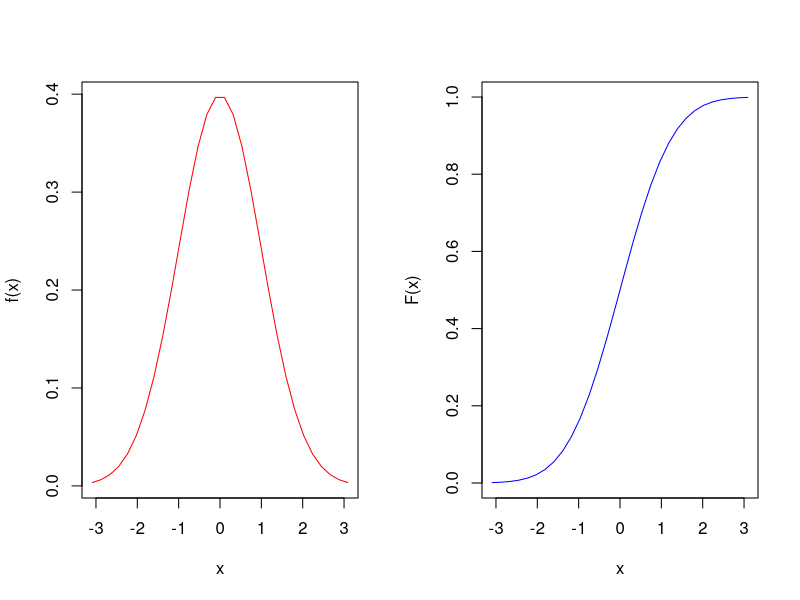
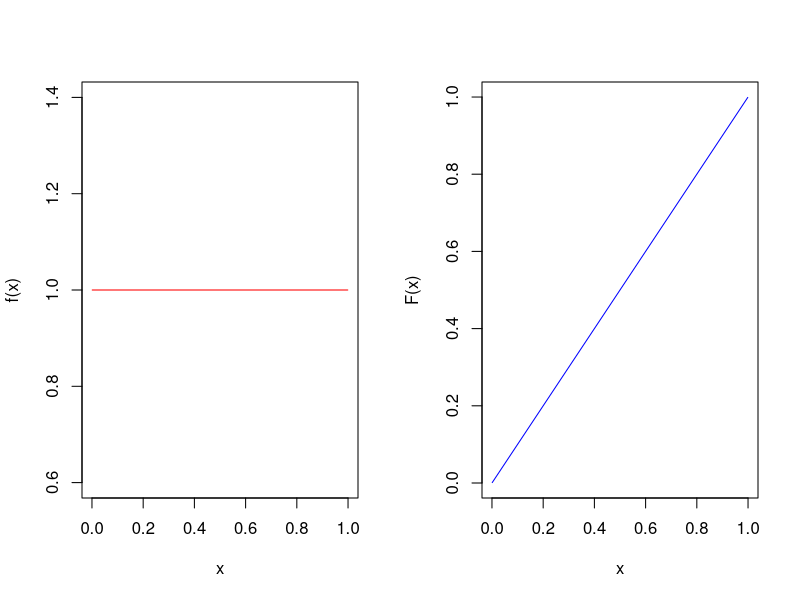
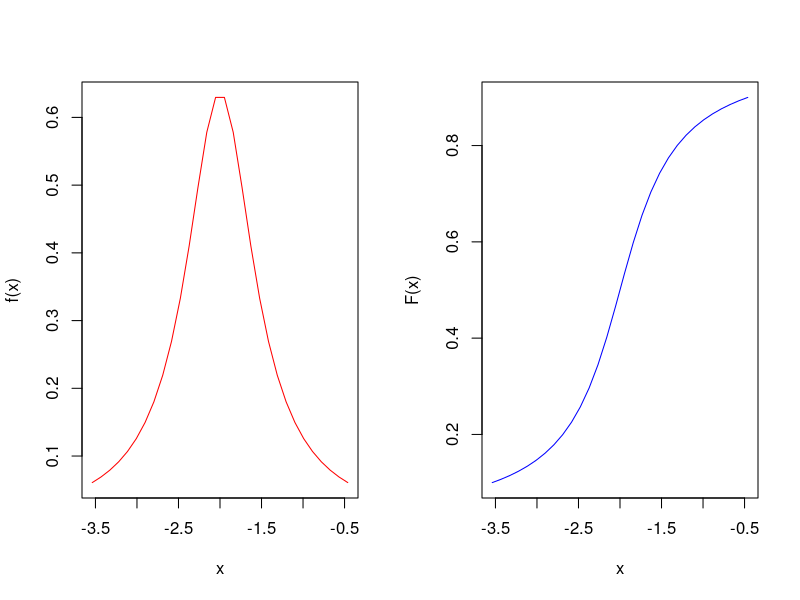
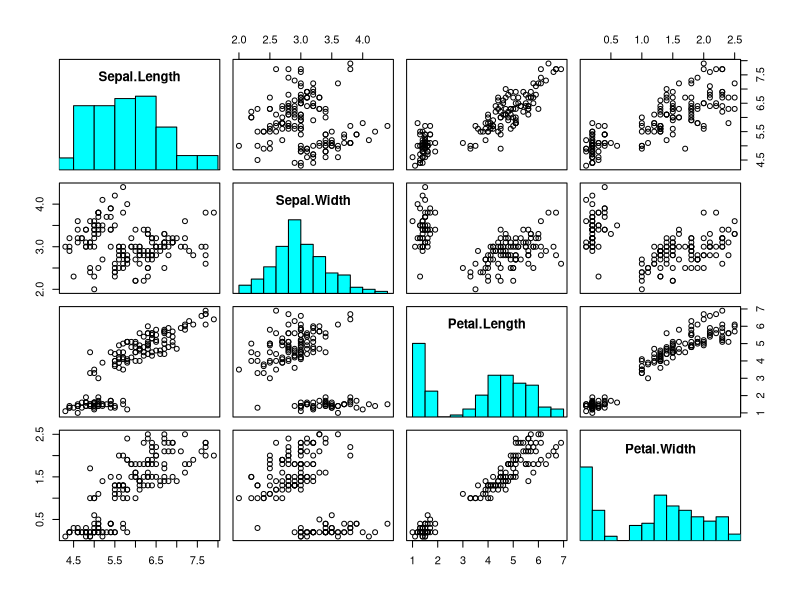
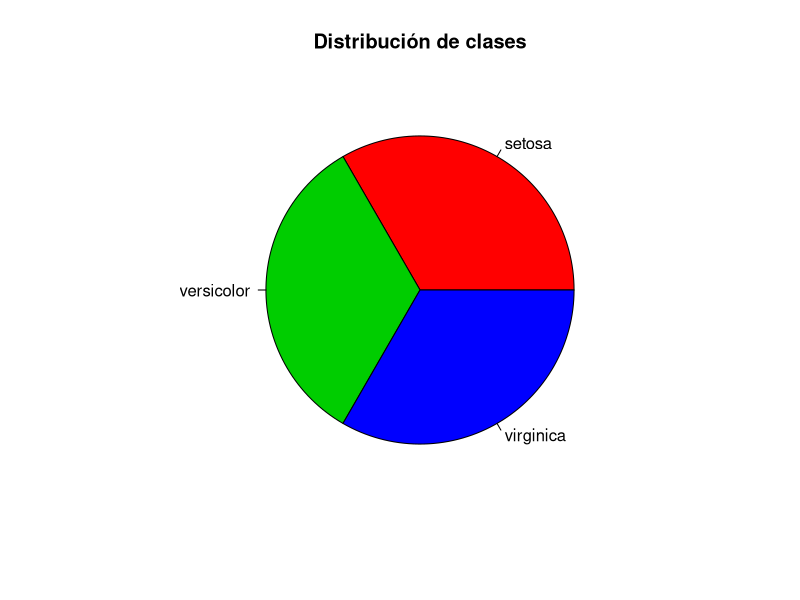
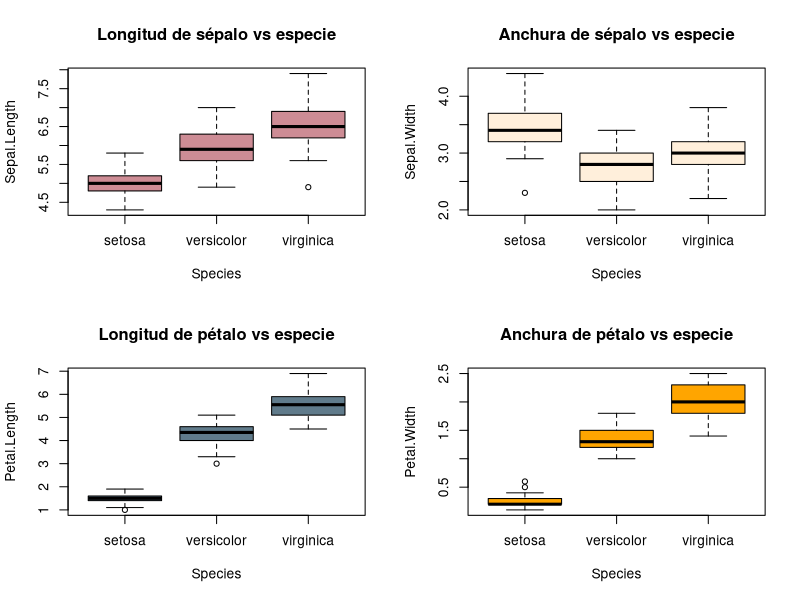
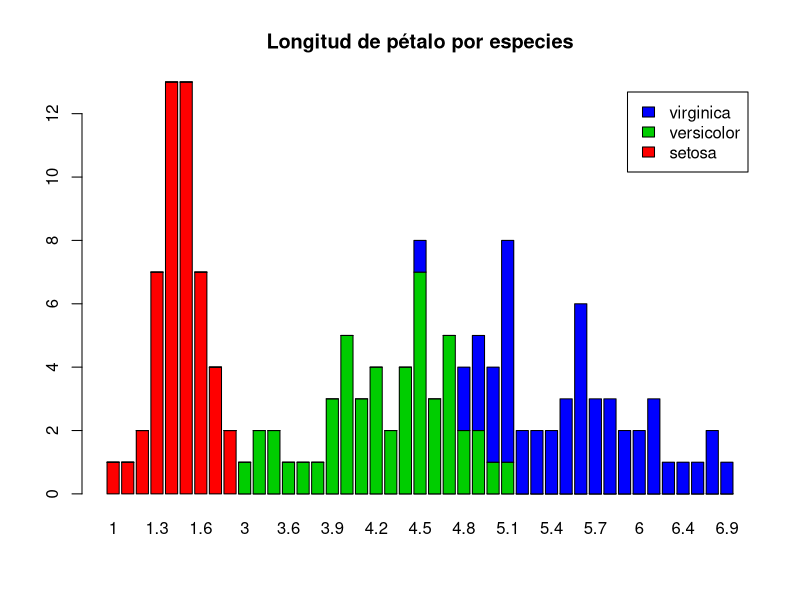
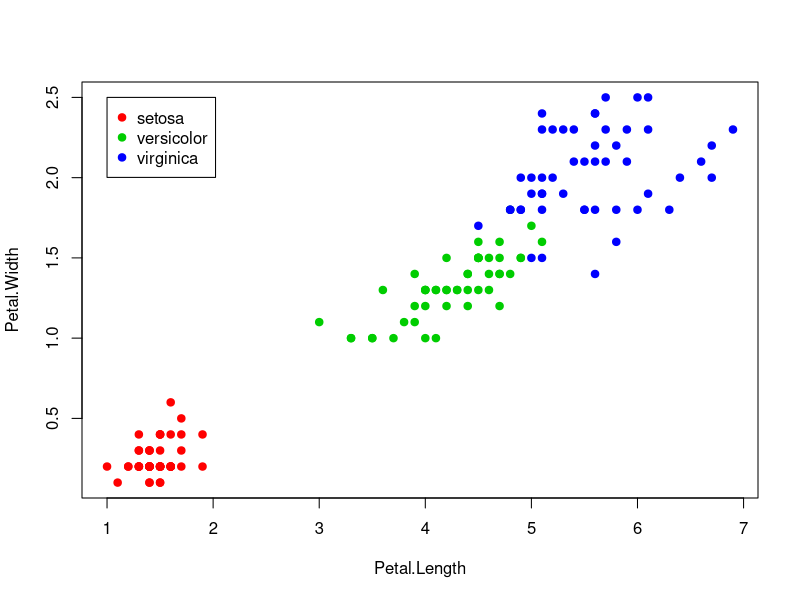

These charts were generated, in order, by the following R code:
## ---- chunk 1
# Dibuja la función de densidad y de distribución de una normal estándar
dibuja_normal <- function(n = 30, p = 0.001) {
  n <- as.integer(n)
  if (n < 10) stop("Hacen falta más números")

  # Establecemos los límites
  a <- qnorm(p)
  b <- qnorm(1-p)
  opar <- par(mfrow = c(1, 2))

  # Dibujamos la función de densidad y de distribución
  x <- seq(a, b,, n)
  plot(x, dnorm(x), type = "l", ylab = "f(x)", col = "red")
  plot(x, pnorm(x), type = "l", ylab = "F(x)", col = "blue")
  par(opar)
}

dibuja_normal()
## ---- chunk 2
# Dibuja la función de densidad y de distribución de una uniforme [0, 1]
dibuja_unif <- function(n = 30, p = 0.001) {
  n <- as.integer(n)
  if (n < 10) stop("Hacen falta más números")

  # Establecemos los límites
  a <- qunif(p)
  b <- qunif(1 - p)
  opar <- par(mfrow = c(1, 2))

  # Dibujamos la función de densidad y de distribución
  x <- seq(a, b,, n)
  plot(x, dunif(x), type = "l", ylab = "f(x)", col = "red")
  plot(x, punif(x), type = "l", ylab = "F(x)", col = "blue")
  par(opar)
}

dibuja_unif()
## ---- chunk 3
# Dibuja la función de densidad y de distribución de Cauchy con l=-2, s=0.5
dibuja_cauchy <- function(n = 30, p = 0.1) {
  n <- as.integer(n)
  if (n < 10) stop("Hacen falta más números")

  # Establecemos los límites
  a <- qcauchy(p, -2, 0.5)
  b <- qcauchy(1 - p, -2, 0.5)
  opar <- par(mfrow = c(1, 2))

  # Dibujamos la función de densidad y de distribución
  x <- seq(a, b,, n)
  plot(x, dcauchy(x, -2, 0.5), type = "l", ylab = "f(x)", col = "red")
  plot(x, pcauchy(x, -2, 0.5), type = "l", ylab = "F(x)", col = "blue")
  par(opar)
}

dibuja_cauchy()
## ---- chunk 4
attach(iris)
cat("Número de ejemplos: ", dim(iris)[[1]])
## ---- chunk 5
summary(iris)
## ---- chunk 6
for (i in 1:4) {
  cat("Media de", names(iris)[i], ":", mean(iris[, i]), "\n")
  cat("Mediana de", names(iris)[i], ":", median(iris[, i]), "\n")
  cat("Varianza de", names(iris)[i], ":", var(iris[, i]), "\n\n")
}
## ---- chunk 7
var(iris[1:4])
cor(iris[1:4])
## ---- chunk 8
# Incluye histogramas en la diagonal
panel.hist <- function(x, ...) {
  usr <- par("usr"); on.exit(par(usr))
  par(usr = c(usr[1:2], 0, 1.5))
  h <- hist(x, plot = FALSE)
  breaks <- h$breaks; nB <- length(breaks)
  y <- h$counts; y <- y / max(y)
  rect(breaks[-nB], 0, breaks[-1], y, col = "cyan", ...)
}
## ---- chunk 9
pairs(iris[1:4], diag.panel = panel.hist,
  cex.labels = 1.2, font.labels = 2)
## ---- chunk 10
pie(table(Species), main = "Distribución de clases",
  col = c("red", "green3", "blue"))
## ---- chunk 11
opar <- par(mfrow = c(2, 2))
boxplot(Sepal.Length ~ Species, iris,
  main = "Longitud de sépalo vs especie", col = "lightpink3")
boxplot(Sepal.Width ~ Species, iris,
  main = "Anchura de sépalo vs especie", col = "antiquewhite1")
boxplot(Petal.Length ~ Species, iris,
  main = "Longitud de pétalo vs especie", col = "lightskyblue4")
boxplot(Petal.Width ~ Species, iris,
  main = "Anchura de pétalo vs especie", col = "orange1")
par(opar)
## ---- chunk 12
tbl <- with(iris, table(Petal.Length, Species), 1)
barplot(t(tbl), legend = TRUE, col = c("red", "green3", "blue"),
  main = "Longitud de pétalo por especies")
## ---- chunk 13
plot(Petal.Length, Petal.Width,
  col = c("red", "green3", "blue")[Species], pch = 19)
legend(1, 2.5, legend = unique(Species),
  col = c("red", "green3", "blue"), pch = 19)
## ---- chunk 14
stem(Petal.Length)
stem(Sepal.Width)
## ---- chunk 15
hist(Sepal.Width, prob = T)
lines(density(Sepal.Width, n = 20), col = "red")
lines(density(Sepal.Width, n = 50), col = "blue")
## ---- chunk 16
hist(Sepal.Length, prob = T)
lines(density(Sepal.Length, n = 20), col = "red")
lines(density(Sepal.Length, n = 50), col = "blue")
## ---- chunk 17
t.test(Sepal.Length)
## ---- chunk 18
t.test(Sepal.Length, Sepal.Width)
## ---- chunk 19
t.test(Sepal.Length, Sepal.Width, var.equal = T)
## ---- chunk 20
var.test(Sepal.Length, Sepal.Width)
## ---- chunk 21
plot(Petal.Length, Petal.Width,
  col = c("red", "green3", "blue")[Species], pch = 19)
legend(1, 2.5, legend = unique(Species),
  col = c("red", "green3", "blue"), pch = 19)
reg <- lm(Petal.Width ~ Petal.Length)
abline(reg, col = "orange")
## ---- chunk 22
summary(reg)
reg$coef
## ---- chunk 23
opar <- par(mfrow = c(2, 2))
plot(reg)
par(opar)
## ---- chunk 24
iris_2class <- iris[Species != "versicolor", ]
iris_2names <- unique(iris_2class$Species)
iris_2class <- transform(iris_2class, Species = as.numeric(Species))
iris_2species <- iris_2class[, "Species"]
## ---- chunk 25
reg3D <- lm(iris_2species ~ iris_2class$Petal.Length + iris_2class$Petal.Width)
a <- -reg3D$coef[2] / reg3D$coef[3]
b <- (2 - reg3D$coef[1]) / reg3D$coef[3]

plot(iris_2class$Petal.Length, iris_2class$Petal.Width,
  col = c("red", "blue")[Species], pch = 19)
legend(5.3, 0.6, legend = iris_2names,
  col = c("red", "blue"), pch = 19)
abline(b, a, col = "orange")
## ---- chunk 26
detach(iris)
